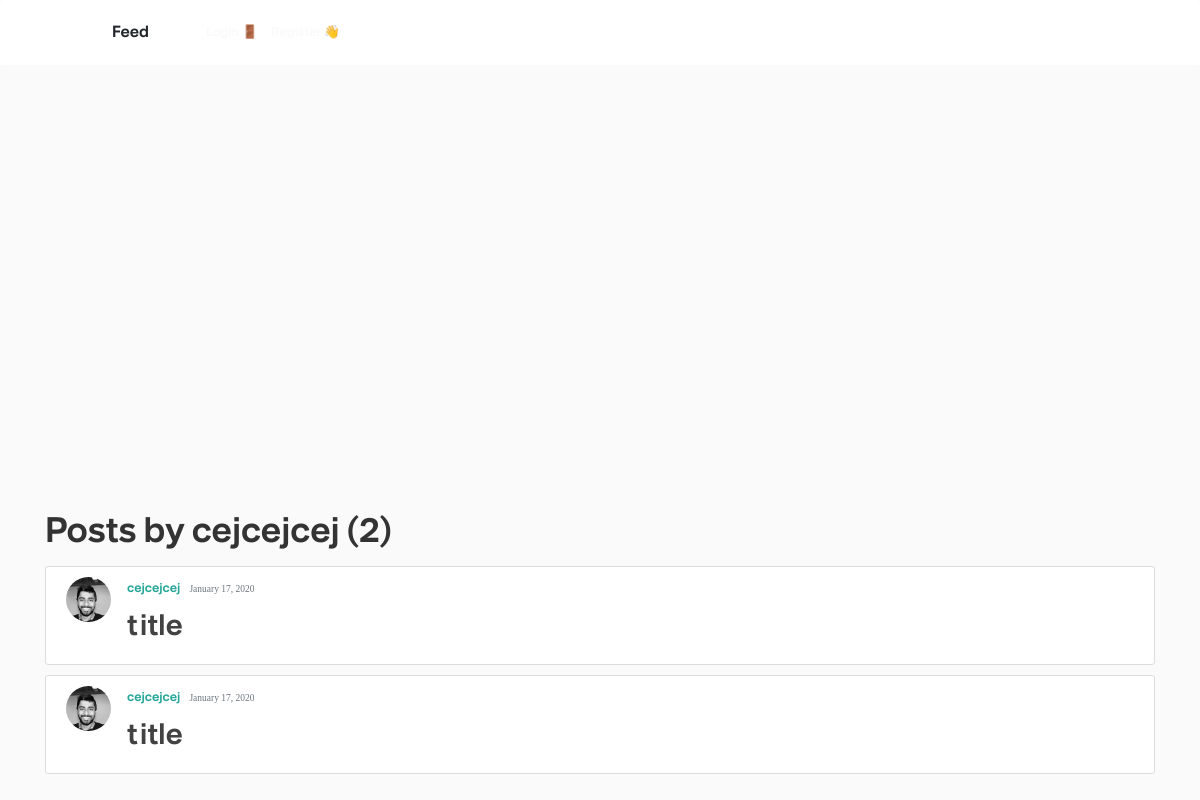
Before: /user/cejcejcej with the older database file.
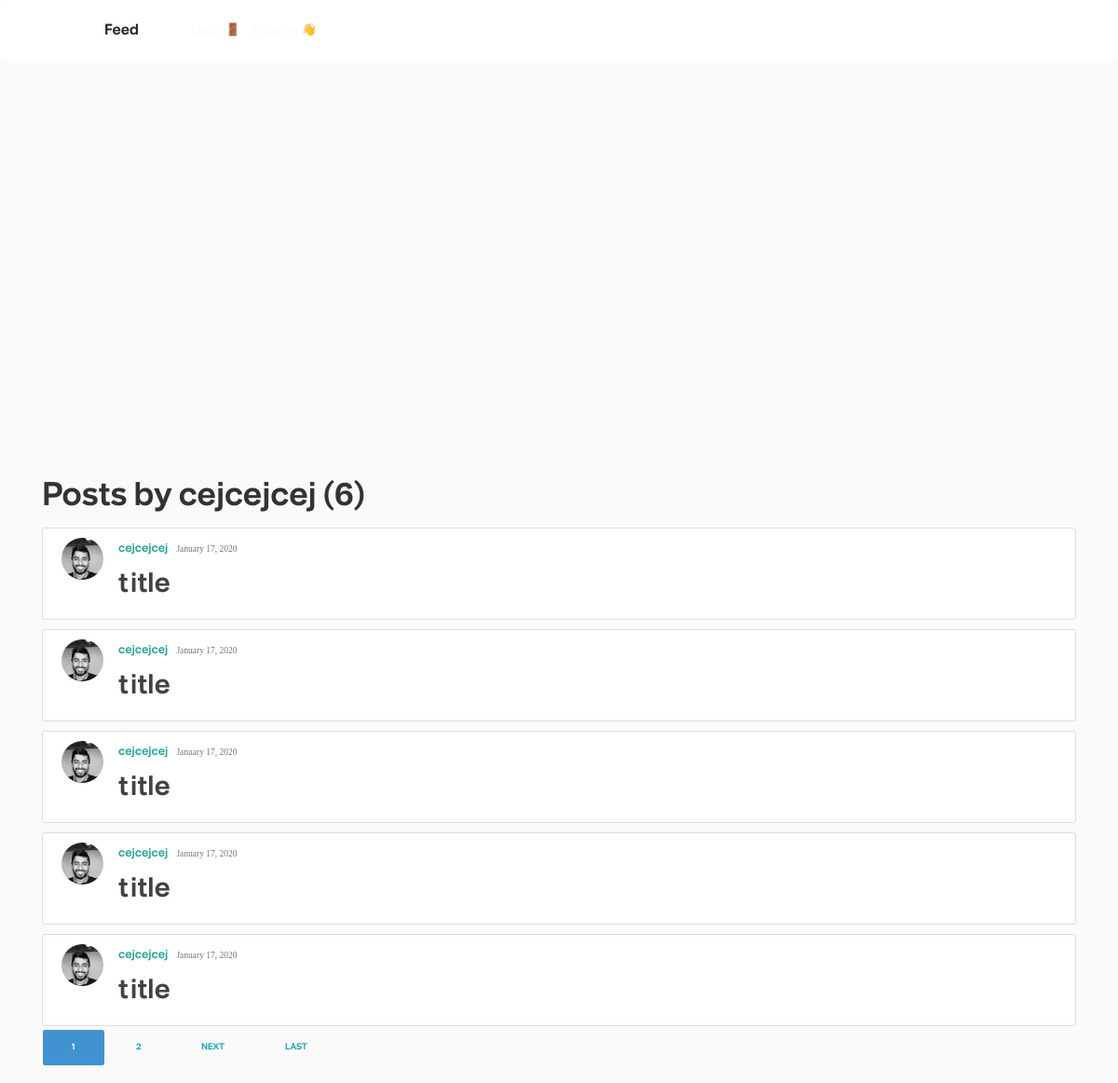
After: the same page with the newer database file.
### blog/models.py (models this page shows, shortened)
class Post(models.Model):
    objects = models.Manager()
    title = "title"
    time_studied = models.IntegerField(default=0)
    points_earned = models.IntegerField(default=20)
    date_posted = models.DateTimeField(default=timezone.now)
    author = models.ForeignKey(User, on_delete=models.CASCADE)
    user_description = models.CharField(
        default="", max_length=40
    )

### users/models.py (models this page shows, shortened)
class Profile(models.Model):
    user = models.OneToOneField(User, on_delete=models.CASCADE)
    profile_pictures = [
        "asian_student.jpeg",
        "black_and_white_photo.jpg",
        "college_student.jpeg",
        "girl_looking_sideways.jpg",
        "nerdy_guy.jpg",
        "science_student.jpeg",
        "student_sitting_on_grass.jpg",
    ]
    for i in range(len(profile_pictures)):
        profile_pictures[i] = "potential_pics/" + profile_pictures[i]
    image = models.ImageField(
        default=random.choice(profile_pictures), upload_to="profile_pics"
    )
    wallet_points = models.BigIntegerField(default=0)
    university = models.CharField(default="", max_length=35)
    subject = models.CharField(default="", max_length=35)

### blog/views.py (the view)
# urls.py: path('user/<str:username>', UserPostListView.as_view(), name='user-posts'),
class UserPostListView(ListView):
    model = Post
    template_name = "blog/user_posts.html"
    context_object_name = "posts"
    paginate_by = 5
    def get_queryset(self):
        user = get_object_or_404(User, username=self.kwargs.get("username"))
        return Post.objects.filter(author=user).order_by("-date_posted")

### blog/templates/blog/user_posts.html (shortened to what this page needs)
{% extends "blog/base.html" %}
{% block content %}
    <h1 class="mb-3">Posts by {{ view.kwargs.username }} ({{ page_obj.paginator.count }})</h1>
    {% for post in posts %}
        <article class="media content-section">
          <img class="rounded-circle article-img" src="{{ post.author.profile.image.url }}">
          <div class="media-body">
            <div class="article-metadata">
              <a class="mr-2" href="{% url 'user-posts' post.author.username %}">{{ post.author }}</a>
              <small class="text-muted">{{ post.date_posted|date:"F d, Y" }}</small>
            </div>
            <h2><a class="article-title" href="{% url 'post-detail' post.id %}">{{ post.title }}</a></h2>
          </div>
        </article>
    {% endfor %}
    {% if is_paginated %}
      {% for num in page_obj.paginator.page_range %}
        {% if page_obj.number == num %}
          <a class="btn btn-info mb-4" href="?page={{ num }}">{{ num }}</a>
        {% elif num > page_obj.number|add:'-3' and num < page_obj.number|add:'3' %}
          <a class="btn btn-outline-info mb-4" href="?page={{ num }}">{{ num }}</a>
        {% endif %}
      {% endfor %}
      {% if page_obj.has_next %}
        <a class="btn btn-outline-info mb-4" href="?page={{ page_obj.next_page_number }}">Next</a>
        <a class="btn btn-outline-info mb-4" href="?page={{ page_obj.paginator.num_pages }}">Last</a>
      {% endif %}
    {% endif %}
{% endblock content %}

Changed rows visible on the page:
added Post: author.profile.image (picture), author "cejcejcej", date_posted "January 17, 2020", title "title"
added Post: author.profile.image (picture), author "cejcejcej", date_posted "January 17, 2020", title "title"
added Post: author.profile.image (picture), author "cejcejcej", date_posted "January 17, 2020", title "title"
Other visible differences:
{{ page_obj.paginator.count }}: "2" → "6"
new list line: "1"
new list line: "2"
text now shown: "NEXT LAST"
